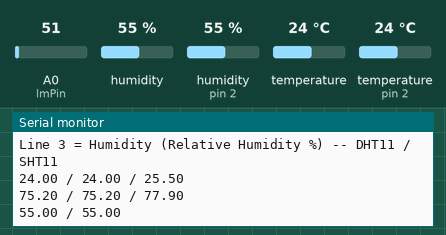
A sketch run on a simulated Arduino Uno, built with avr-gcc and run on an emulated ATmega328P. On the bench: the last lines printed to the serial monitor. Wiring (inferred from the names in the program): DHT11 sensor: data pin 2. The test bench sets the inputs (shaded band); at power-on: humidity 55 %, humidity (sensor on pin 2) 55 %, A0 (lmPin) = 51, temperature 24 °C, temperature (sensor on pin 2) 24 °C.

Above: at 1.3 s.
1.4 s: humidity (sensor 0) set to 22 %
3.2 s: humidity (sensor on pin 2) set to 22 %
At 4.5 s:
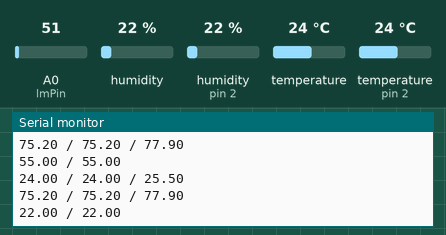
5.0 s: A0 (lmPin) set to 61
At 6.6 s:
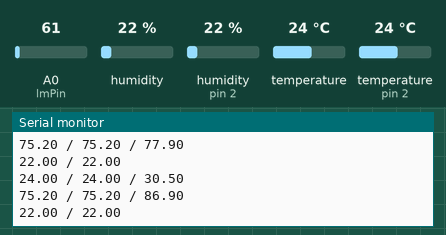
6.8 s: temperature (sensor 0) set to 12 °C
8.6 s: temperature (sensor on pin 2) set to 12 °C
At 10.1 s:
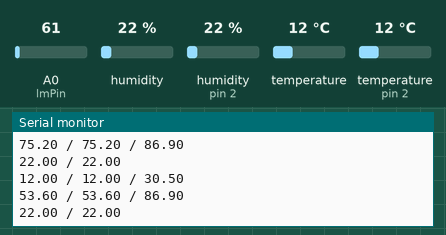
10.4 s: A0 (lmPin) set to 71
At 12.7 s:
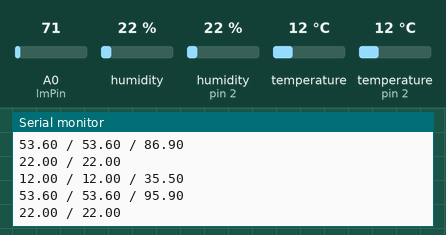
Timing chart, 0 to 13.2 s (numbered marks = the images above; inputs shaded):
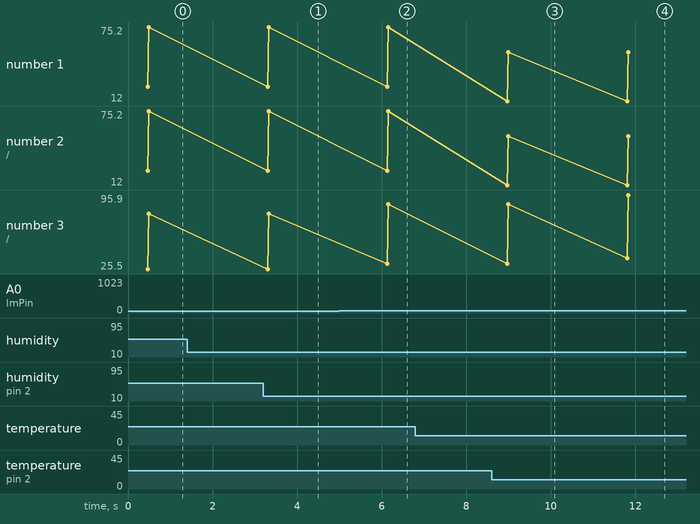

Measured:
- after the input at 3.2 s, the serial monitor: prints a new line after 0.15 s (image 1)
- after the input at 5.0 s, the serial monitor: prints a new line after 1.1 s (image 2)
- after the input at 8.6 s, the serial monitor: prints a new line after 0.38 s (image 3)
- after the input at 10.4 s, the serial monitor: prints a new line after 1.4 s (image 4)
- plotted number 3: 77.9 → 86.9 after the input at 5.0 s, 86.9 → 95.9 after the input at 10.4 s

The sketch:

TempSensorComparison.ino
```cpp
/*
Comparison of 3 different temperature sensors:
1) SHT11 (I2C)
2) DHT11 (1-wire)
3) LM35 (Analog)
*/

#include <SHT1x.h>
#include <DHT.h>

#define DHTTYPE DHT11

const int lmPin = A0;
const int dhtPin = 2;
const int sdaPin = A4;
const int sclPin = A5;

DHT dht(dhtPin, DHTTYPE);
SHT1x sht1x(sdaPin, sclPin);

float dhtTempC, dhtTempF, dhtHumidityRH;
float shtTempC, shtTempF, shtHumidityRH;
float lmTempC, lmTempF;

void setup() {
  Serial.begin(9600);
  dht.begin();
  pinMode(lmPin, INPUT);

  Serial.println(F("Line 1 = Temperature (Celsius)          -- DHT11 / SHT11 / LM35"));
  Serial.println(F("Line 2 = Temperature (Fahrenheit)       -- DHT11 / SHT11 / LM35"));
  Serial.println(F("Line 3 = Humidity (Relative Humidity %) -- DHT11 / SHT11"));
}

void loop() {
  // DHT11
  dhtTempC = dht.readTemperature();
  dhtTempF = dht.readTemperature(true);
  dhtHumidityRH = dht.readHumidity();
  /*if (isnan(dhtTempC) || isnan(dhtTempF) || isnan(dhtHumidityRH)) {
    Serial.println(F("Failed to read from DHT11 sensor."));
    return;
  }*/

  // SHT11
  shtTempC = sht1x.readTemperatureC();
  shtTempF = sht1x.readTemperatureF();
  shtHumidityRH = sht1x.readHumidity();

  // LM35
  lmTempC = ((float)analogRead(lmPin) * 5.0) / 10.0;
  lmTempF = (lmTempC * 1.8) + 32.0;

  Serial.print(dhtTempC);
  Serial.print(F(" / "));
  Serial.print(shtTempC);
  Serial.print(F(" / "));
  Serial.println(lmTempC);
  Serial.print(dhtTempF);
  Serial.print(F(" / "));
  Serial.print(shtTempF);
  Serial.print(F(" / "));
  Serial.println(lmTempF);
  Serial.print(dhtHumidityRH);
  Serial.print(F(" / "));
  Serial.println(shtHumidityRH);
  Serial.println();
  delay(2500);
}
```
